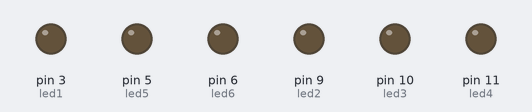
This sketch was run on a simulated Arduino Uno, built with avr-gcc and run on an emulated ATmega328P. On the bench: output pins drawn as LEDs (lit = HIGH).

Above: at 0.15 s.
At 2.85 s:
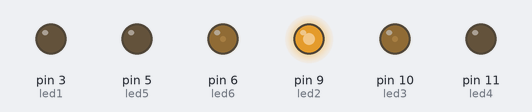
Timing chart, 0 to 2.7 s (numbered marks = the images above):
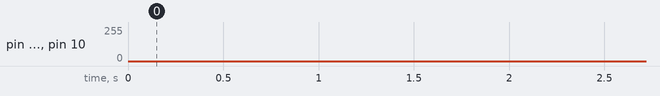

The sketch:

vfdmega.ino
```cpp
/*
  SINEWAVE Generator for 3-Phase Motor
  Kash Patel
  DATE:18/05/2021
  Tested OK
*/
int led1 = 3;
int led2 = 9;
int led3 = 10;
int led4 = 11;
int led5 = 5;
int led6 = 6;
unsigned long counter=0;     // 32 bit counter
int brightness = 0;    // set the LED brightness
int brightness2 =-170;    // set the LED brightness
int brightness3 = +170;    // set the LED brightness
int fadeAmount = 5;    // 5 points to fade the LED
int fadeAmount2 = -5;    // 5 points to fade the LED
int fadeAmount3 = +5;    // 5 points to fade the LED

void setup() {
  pinMode(led1, OUTPUT);
  pinMode(led2, OUTPUT);
  pinMode(led3, OUTPUT);
  pinMode(led4, OUTPUT);
  pinMode(led5, OUTPUT);
  pinMode(led6, OUTPUT);
}

void loop() {
   if (brightness>=0)
  {
   analogWrite(led1, brightness);
   analogWrite(led2, 0);
  }
  else
  {
   analogWrite(led1, 0);
   analogWrite(led2,-brightness);

  }
   brightness = brightness + fadeAmount;

  if (brightness >= 255 || brightness <= -255)
  {
        fadeAmount = -fadeAmount;
  }
//--------------------------------------------------------------
  if (brightness2>=0)
  {
   analogWrite(led3, brightness2);
   analogWrite(led4, 0);
  }
  else
  {
   analogWrite(led3, 0);
   analogWrite(led4,-brightness2);

  }
   brightness2 = brightness2 + fadeAmount2;

  if (brightness2 >= 255 || brightness2 <= -255)
  {
      fadeAmount2 = -fadeAmount2;
  }
//--------------------------------------------------------------

  if (brightness3>=0)
  {
   analogWrite(led5, brightness3);
   analogWrite(led6, 0);
  }
  else
  {
   analogWrite(led5, 0);
   analogWrite(led6,-brightness3);

  }
   brightness3 = brightness3 + fadeAmount3;

  if (brightness3 >= 255 || brightness3 <= -255)
  {
      fadeAmount3 = -fadeAmount3;
  }

  delay(1);

}
```
